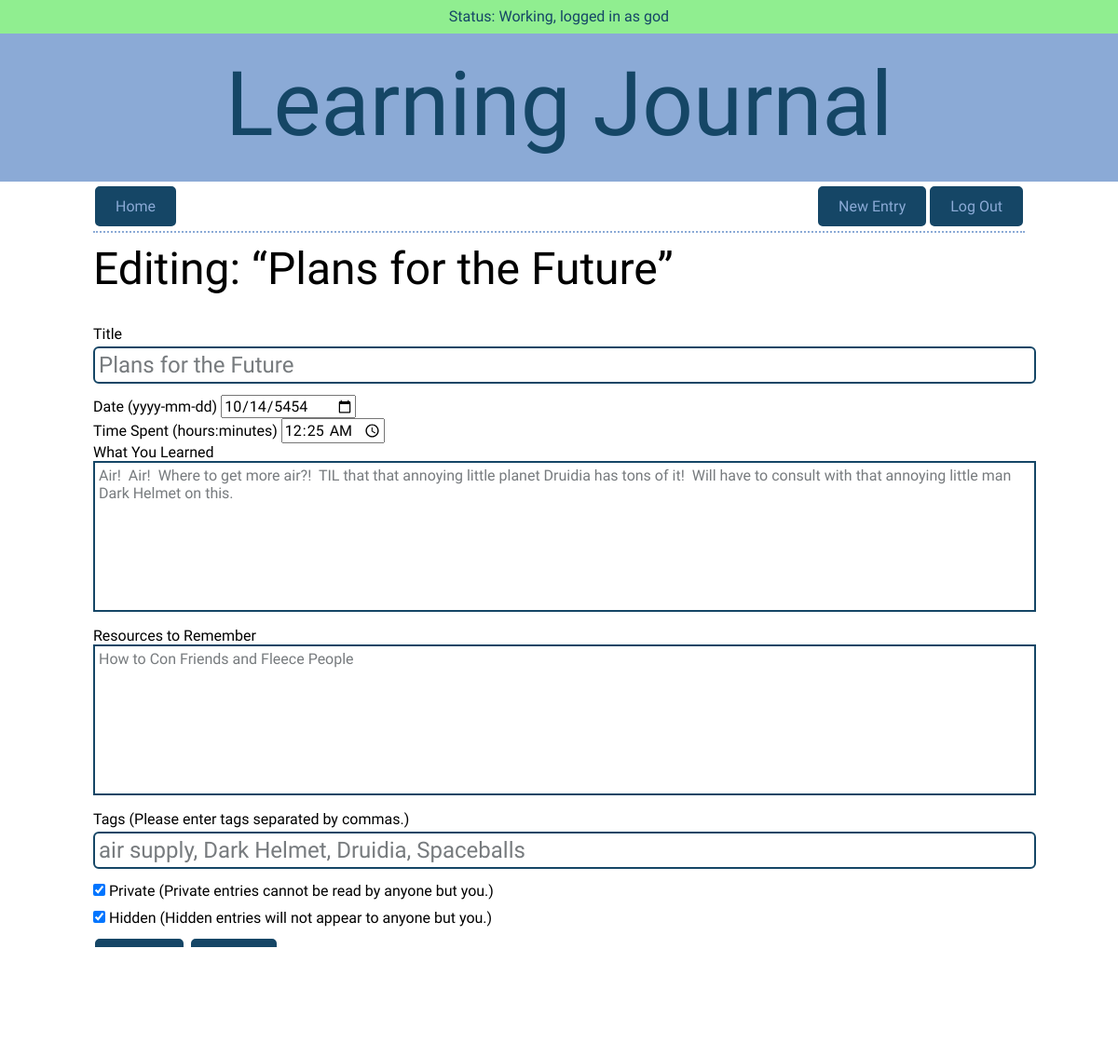
Page /entries/4/edit (signed in) on the committed database.
### models.py (models this page shows, shortened)
class User(UserMixin, Model):
    id = AutoField()
    username = CharField(unique=True)
    password = CharField(max_length=100)
    god = BooleanField(default=False)
    class Meta:
        database = DATABASE

class Entry(Model):
    id = AutoField()
    user = ForeignKeyField(User, backref="entries")
    title = CharField(max_length=256)
    date = DateField(default=datetime.date.today)
    time_spent = TimeField()
    learned = TextField()
    resources = TextField()
    tags = CharField(max_length=256)
    private = BooleanField(default=False)
    hidden = BooleanField(default=False)
    class Meta:
        database = DATABASE

### app.py (the view, shortened to what this page needs)
@app.route("/entries/<int:entry_id>/edit", methods=("GET", "POST"))
def edit_entry(entry_id):
    global last_route, cur_user, cur_entry, cur_tag
    last_route = "edit_entry"
    cur_user = None
    cur_entry = entry_id
    cur_tag = None
    if not current_user.is_authenticated:
        return redirect(url_for("login"))
    user = g.user._get_current_object()  # noqa (accessing private method)
    try:
        entry = models.Entry.get(models.Entry.id == entry_id)
        if (user != entry.user and user.god == False):  # noqa
            raise models.DoesNotExist
    except models.DoesNotExist:
        get_flashed_messages()
        flash("Cannot edit entry.", "error")
        return redirect(url_for("show_entry", entry_id=entry_id))
    form = forms.EntryForm()
    old_tags = ""
    if request.method == "GET":
        old_tags = entry.tags
        form.title.data = entry.title
        form.date.data = entry.date
        form.time_spent.data = entry.time_spent
        form.learned.data = entry.learned
        form.resources.data = entry.resources
        form.tags.data = entry.tags
        form.private.data = entry.private
        form.hidden.data = entry.hidden
    return render_template(
        "form.html", button="Update", form=form, cancel_url=get_last_route())

### forms.py
class EntryForm(FlaskForm):
    title = StringField("Title", validators=[InputRequired()])
    date = DateField(
        "Date",
        default=datetime.datetime.today,
        description=" (yyyy-mm-dd)")
    time_spent = TimeField(
        "Time Spent",
        description=" (hours:minutes)")
    learned = TextAreaField("What You Learned", validators=[InputRequired()])
    resources = TextAreaField("Resources to Remember")
    tags = StringField("Tags",
                       description=" (Please enter tags separated by commas.)")
    private = BooleanField("Private", default=False,
                           description=" (Private entries cannot be read by "
                                       "anyone but you.)")
    hidden = BooleanField("Hidden", default=False,
                          description=" (Hidden entries will not appear to "
                                      "anyone but you.)")

### app.py (called while the page is built)
@login_manager.user_loader
def load_user(userid):
    try:
        return models.User.get(models.User.id == userid)
    except models.DoesNotExist:
        return None

@app.before_request
def before_request():
    g.db = models.DATABASE
    g.db.connect()
    g.user = current_user

@app.after_request
def after_request(response):
    g.db.close()
    return response

def get_last_route():
    if last_route is None:
        return url_for("index")
    elif last_route in ["user_entries"]:
        return url_for(last_route, user=cur_user)
    elif last_route in ["show_entry", "edit_entry", "delete_entry"]:
        return url_for(last_route, entry_id=cur_entry)
    elif last_route in ["show_tag"]:
        return url_for(last_route, tag=cur_tag)
    else:
        return url_for(last_route)

### templates/form.html (shortened to what this page needs)
{% extends "layout.html" %}
{% from "macros.html" import nav_bar with context %}
{% block nav %}
    {{ nav_bar(False) }}
{% endblock %}
{% block content %}
    {% if button == "Update" %}
        <h2>Editing: “{{ form.title.data }}”</h2>
    {% endif %}
    <form method="POST" action="" class="form">
        {% for field in form %}
            <div class="field-{{ field.name }}">
                {% if field.type == "BooleanField" %}
                <label for="{{ field.name }}">{{ field(placeholder=field.label.text) }} {{ field.label }} {{ field.description }}</label>
                {% else %}
                    {% if field.id != "csrf_token" %}
                        {{ field.label }} {{ field.description }}
                    {% endif %}
                    {{ field(placeholder=field.label.text) }}
                {% endif %}
            </div>
        {% endfor %}
        <button type="submit" id="submit">{{ button }}</button>
        <a class="button" href="{{ cancel_url }}">Cancel</a>
    </form>
{% endblock %}

### templates/layout.html (shortened to what this page needs)
<!DOCTYPE html>
<html lang="en">
    <head>
        <link href="https://fonts.googleapis.com/css2?family=Asap:ital@0;1&display=swap" rel="stylesheet">        <link rel="stylesheet" href="/static/css/normalize.css">
        <link rel="stylesheet" href="/static/css/site.css">
    </head>
    <body>
        <header>
        <div class="container">
            <div class="messages">
                {% with messages = get_flashed_messages(with_categories=True) %}
                    {% if messages %}
                        {% for category, message in messages %}
                            <div class="notification {{ category }}">{{ message }}</div>
                        {% endfor %}
                    {% else %}
                            <div class="notification success">Status:  Working,
                                {% if current_user.is_authenticated %}
                                    logged in as {{ current_user.username }}
                                {% else %}
                                    not logged in
                                {% endif %}
                            </div>
                    {% endif %}
                {% endwith %}
            </div>
        </div>
            <h1>Learning Journal</h1>
        </header>
        <section>
            {% block nav %}
            {% endblock %}
        </section>
        <section>
            {% block content %}
            {% endblock %}
        </section>
        <footer>
        </footer>
    </body>
</html>

### static/css/site.css (style rules this page uses)
html { margin-left: calc(100vw - 100%); }
body { font-size: 16px; font-family: 'Asap', sans-serif; font-weight: 400 color: #404a49; }
section { max-width: 1000px; margin: auto; }
header { margin: 0 -1%; padding-bottom: 6px; text-align: center; color: #154666; background: #8baad6; }
a:link { text-decoration: none; }
.button { background-color: #154666; color: #8baad6; margin: 5px 2px; border: 2px solid #154666; border-radius: 5px; padding: 10px 20px; text-align: center; text-decoration: none; display: inline-block; }
h1 { font-size: 96px; font-family: "Sarina", cursive; font-weight: 400; line-height: 25%; }
h2 { font-size: 48px; font-family: 'Hammersmith One', sans-serif; font-weight: 400; line-height: 0; }
.messages { height: 36px; background: #90ee90; }
.notification { padding: 8px; }
.success { background: #90ee90; }
footer { padding: 20px; text-align: center; }
form { margin: 0; padding: 20px 0; }
input[type=text], [type=password] { width: 100%; border: 2px solid #154666; border-radius: 6px; outline: 0; background: #fff; padding: 4px; margin: 4px 0 12px; color: #777B7E; font-size: 24px;; }
input[type=checkbox] { margin: 4px 0 12px; }
textarea { width: 100%; height: 150px; border: 2px solid #154666; border-radius 8px; outline: 0; background: #fff; padding: 4px; margin: 0 0 12px; color: #777B7E; resize: none }
button { background-color: #154666; color: #8baad6; margin: 5px 2px; border: 2px solid #154666; border-radius: 5px; padding: 10px 20px; text-align: center; text-decoration: none; display: inline-block; }

### rows in the picture
User: username "god"
Entry: title.data "Plans for the Future", title "Plans for the Future" "10/14/5454" "00:25" "Air! Air! Where to get more air?! TIL that that annoying little planet Druidia has tons of it! Will have to consult with that annoying little man Dark Helmet on this." "How to Con Friends and Fleece People" "air supply, Dark Helmet, Druidia, Spaceballs", private "☑" "☑"

### other values in the picture
{{ field.label }} "Title" "Date" "Time Spent" "What You Learned" "Resources to Remember" "Tags"
{{ field.description }} "(yyyy-mm-dd)" "(hours:minutes)" "(Please enter tags separated by commas.)"
{{ field.label }} "Private" "Hidden"
{{ field.description }} "(Private entries cannot be read by anyone but you.)" "(Hidden entries will not appear to anyone but you.)"
